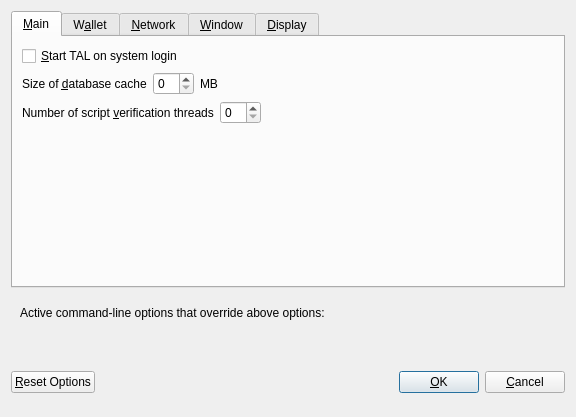
<?xml version="1.0" encoding="UTF-8"?>
<ui version="4.0">
 <class>OptionsDialog</class>
 <widget class="QDialog" name="OptionsDialog">
  <property name="geometry">
   <rect>
    <x>0</x>
    <y>0</y>
    <width>576</width>
    <height>417</height>
   </rect>
  </property>
  <property name="windowTitle">
   <string>Options</string>
  </property>
  <property name="modal">
   <bool>true</bool>
  </property>
  <layout class="QVBoxLayout" name="verticalLayout">
   <item>
    <widget class="QTabWidget" name="tabWidget">
     <property name="currentIndex">
      <number>0</number>
     </property>
     <widget class="QWidget" name="tabMain">
      <attribute name="title">
       <string>&amp;Main</string>
      </attribute>
      <layout class="QVBoxLayout" name="verticalLayout_Main">
       <item>
        <widget class="QCheckBox" name="bitcoinAtStartup">
         <property name="toolTip">
          <string>Automatically start TAL after logging in to the system.</string>
         </property>
         <property name="text">
          <string>&amp;Start TAL on system login</string>
         </property>
        </widget>
       </item>
       <item>
        <layout class="QHBoxLayout" name="horizontalLayout_2_Main">
         <item>
          <widget class="QLabel" name="databaseCacheLabel">
           <property name="text">
            <string>Size of &amp;database cache</string>
           </property>
           <property name="textFormat">
            <enum>Qt::PlainText</enum>
           </property>
           <property name="buddy">
            <cstring>databaseCache</cstring>
           </property>
          </widget>
         </item>
         <item>
          <widget class="QSpinBox" name="databaseCache"/>
         </item>
         <item>
          <widget class="QLabel" name="databaseCacheUnitLabel">
           <property name="text">
            <string>MB</string>
           </property>
           <property name="textFormat">
            <enum>Qt::PlainText</enum>
           </property>
          </widget>
         </item>
         <item>
          <spacer name="horizontalSpacer_2_Main">
           <property name="orientation">
            <enum>Qt::Horizontal</enum>
           </property>
           <property name="sizeHint" stdset="0">
            <size>
             <width>40</width>
             <height>20</height>
            </size>
           </property>
          </spacer>
         </item>
        </layout>
       </item>
       <item>
        <layout class="QHBoxLayout" name="horizontalLayout_3_Main">
         <item>
          <widget class="QLabel" name="threadsScriptVerifLabel">
           <property name="text">
            <string>Number of script &amp;verification threads</string>
           </property>
           <property name="textFormat">
            <enum>Qt::PlainText</enum>
           </property>
           <property name="buddy">
            <cstring>threadsScriptVerif</cstring>
           </property>
          </widget>
         </item>
         <item>
          <widget class="QSpinBox" name="threadsScriptVerif">
           <property name="toolTip">
            <string>(0 = auto, &lt;0 = leave that many cores free)</string>
           </property>
          </widget>
         </item>
         <item>
          <spacer name="horizontalSpacer_3_Main">
           <property name="orientation">
            <enum>Qt::Horizontal</enum>
           </property>
           <property name="sizeHint" stdset="0">
            <size>
             <width>40</width>
             <height>20</height>
            </size>
           </property>
          </spacer>
         </item>
        </layout>
       </item>
       <item>
        <spacer name="verticalSpacer_Main">
         <property name="orientation">
          <enum>Qt::Vertical</enum>
         </property>
         <property name="sizeHint" stdset="0">
          <size>
           <width>20</width>
           <height>40</height>
          </size>
         </property>
        </spacer>
       </item>
      </layout>
     </widget>
     <widget class="QWidget" name="tabWallet">
      <attribute name="title">
       <string>W&amp;allet</string>
      </attribute>
      <layout class="QVBoxLayout" name="verticalLayout_Wallet">
       <item>
        <widget class="QGroupBox" name="groupBox">
         <property name="title">
          <string>Expert</string>
         </property>
         <layout class="QVBoxLayout" name="verticalLayout_2">
          <item>
           <widget class="QCheckBox" name="coinControlFeatures">
            <property name="toolTip">
             <string>Whether to show coin control features or not.</string>
            </property>
            <property name="text">
             <string>Enable coin &amp;control features</string>
            </property>
           </widget>
          </item>
          <item>
           <widget class="QCheckBox" name="showMasternodesTab">
            <property name="toolTip">
             <string>Show additional tab listing all your masternodes in first sub-tab&lt;br/&gt;and all masternodes on the network in second sub-tab.</string>
            </property>
            <property name="text">
             <string>Show Masternodes Tab</string>
            </property>
           </widget>
          </item>
          <item>
           <widget class="QCheckBox" name="spendZeroConfChange">
            <property name="toolTip">
             <string>If you disable the spending of unconfirmed change, the change from a transaction&lt;br/&gt;cannot be used until that transaction has at least one confirmation.&lt;br/&gt;This also affects how your balance is computed.</string>
            </property>
            <property name="text">
             <string>&amp;Spend unconfirmed change</string>
            </property>
           </widget>
          </item>
         </layout>
        </widget>
       </item>
       <item>
        <spacer name="verticalSpacer_Wallet">
         <property name="orientation">
          <enum>Qt::Vertical</enum>
         </property>
         <property name="sizeHint" stdset="0">
          <size>
           <width>20</width>
           <height>40</height>
          </size>
         </property>
        </spacer>
       </item>
      </layout>
     </widget>
     <widget class="QWidget" name="tabNetwork">
      <attribute name="title">
       <string>&amp;Network</string>
      </attribute>
      <layout class="QVBoxLayout" name="verticalLayout_Network">
       <item>
        <widget class="QCheckBox" name="mapPortUpnp">
         <property name="toolTip">
          <string>Automatically open the TAL client port on the router. This only works when your router supports UPnP and it is enabled.</string>
         </property>
         <property name="text">
          <string>Map port using &amp;UPnP</string>
         </property>
        </widget>
       </item>
       <item>
        <widget class="QCheckBox" name="allowIncoming">
         <property name="toolTip">
          <string>Accept connections from outside</string>
         </property>
         <property name="text">
          <string>Allow incoming connections</string>
         </property>
        </widget>
       </item>
       <item>
        <widget class="QCheckBox" name="connectSocks">
         <property name="toolTip">
          <string>Connect to the TAL network through a SOCKS5 proxy.</string>
         </property>
         <property name="text">
          <string>&amp;Connect through SOCKS5 proxy (default proxy):</string>
         </property>
        </widget>
       </item>
       <item>
        <layout class="QHBoxLayout" name="horizontalLayout_1_Network">
         <item>
          <widget class="QLabel" name="proxyIpLabel">
           <property name="text">
            <string>Proxy &amp;IP:</string>
           </property>
           <property name="textFormat">
            <enum>Qt::PlainText</enum>
           </property>
           <property name="buddy">
            <cstring>proxyIp</cstring>
           </property>
          </widget>
         </item>
         <item>
          <widget class="QValidatedLineEdit" name="proxyIp">
           <property name="minimumSize">
            <size>
             <width>140</width>
             <height>0</height>
            </size>
           </property>
           <property name="maximumSize">
            <size>
             <width>140</width>
             <height>16777215</height>
            </size>
           </property>
           <property name="toolTip">
            <string>IP address of the proxy (e.g. IPv4: 127.0.0.1 / IPv6: ::1)</string>
           </property>
          </widget>
         </item>
         <item>
          <widget class="QLabel" name="proxyPortLabel">
           <property name="text">
            <string>&amp;Port:</string>
           </property>
           <property name="textFormat">
            <enum>Qt::PlainText</enum>
           </property>
           <property name="buddy">
            <cstring>proxyPort</cstring>
           </property>
          </widget>
         </item>
         <item>
          <widget class="QLineEdit" name="proxyPort">
           <property name="minimumSize">
            <size>
             <width>55</width>
             <height>0</height>
            </size>
           </property>
           <property name="maximumSize">
            <size>
             <width>55</width>
             <height>16777215</height>
            </size>
           </property>
           <property name="toolTip">
            <string>Port of the proxy (e.g. 9050)</string>
           </property>
          </widget>
         </item>
         <item>
          <spacer name="horizontalSpacer_1_Network">
           <property name="orientation">
            <enum>Qt::Horizontal</enum>
           </property>
           <property name="sizeHint" stdset="0">
            <size>
             <width>40</width>
             <height>20</height>
            </size>
           </property>
          </spacer>
         </item>
        </layout>
       </item>
       <item>
        <spacer name="verticalSpacer_Network">
         <property name="orientation">
          <enum>Qt::Vertical</enum>
         </property>
         <property name="sizeHint" stdset="0">
          <size>
           <width>20</width>
           <height>40</height>
          </size>
         </property>
        </spacer>
       </item>
      </layout>
     </widget>
     <widget class="QWidget" name="tabWindow">
      <attribute name="title">
       <string>&amp;Window</string>
      </attribute>
      <layout class="QVBoxLayout" name="verticalLayout_Window">
       <item>
        <widget class="QCheckBox" name="minimizeToTray">
         <property name="toolTip">
          <string>Show only a tray icon after minimizing the window.</string>
         </property>
         <property name="text">
          <string>&amp;Minimize to the tray instead of the taskbar</string>
         </property>
        </widget>
       </item>
       <item>
        <widget class="QCheckBox" name="minimizeOnClose">
         <property name="toolTip">
          <string>Minimize instead of exit the application when the window is closed. When this option is enabled, the application will be closed only after selecting Quit in the menu.</string>
         </property>
         <property name="text">
          <string>M&amp;inimize on close</string>
         </property>
        </widget>
       </item>
       <item>
        <spacer name="verticalSpacer_Window">
         <property name="orientation">
          <enum>Qt::Vertical</enum>
         </property>
         <property name="sizeHint" stdset="0">
          <size>
           <width>20</width>
           <height>40</height>
          </size>
         </property>
        </spacer>
       </item>
      </layout>
     </widget>
     <widget class="QWidget" name="tabDisplay">
      <attribute name="title">
       <string>&amp;Display</string>
      </attribute>
      <layout class="QVBoxLayout" name="verticalLayout_Display">
       <item>
        <layout class="QHBoxLayout" name="horizontalLayout_1_Display">
         <item>
          <widget class="QLabel" name="langLabel">
           <property name="text">
            <string>User Interface &amp;language:</string>
           </property>
           <property name="textFormat">
            <enum>Qt::PlainText</enum>
           </property>
           <property name="buddy">
            <cstring>lang</cstring>
           </property>
          </widget>
         </item>
         <item>
          <widget class="QValueComboBox" name="lang">
           <property name="toolTip">
            <string>The user interface language can be set here. This setting will take effect after restarting TAL.</string>
           </property>
          </widget>
         </item>
        </layout>
       </item>
       <item>
        <widget class="QLabel" name="label_3">
         <property name="toolTip">
          <string notr="true"/>
         </property>
         <property name="statusTip">
          <string notr="true"/>
         </property>
         <property name="whatsThis">
          <string notr="true"/>
         </property>
         <property name="accessibleName">
          <string notr="true"/>
         </property>
         <property name="text">
          <string>Language missing or translation incomplete? Help contributing translations here:
https://www.transifex.com/tal-project/tal-project-translations</string>
         </property>
         <property name="wordWrap">
          <bool>true</bool>
         </property>
         <property name="openExternalLinks">
          <bool>true</bool>
         </property>
         <property name="textInteractionFlags">
          <set>Qt::TextBrowserInteraction</set>
         </property>
        </widget>
       </item>
       <item>
        <layout class="QHBoxLayout" name="horizontalLayout_4_Display" stretch="0,0">
         <item>
          <widget class="QLabel" name="themeLabel">
           <property name="text">
            <string>User Interface Theme:</string>
           </property>
          </widget>
         </item>
         <item>
          <widget class="QValueComboBox" name="theme"/>
         </item>
        </layout>
       </item>
       <item>
        <widget class="Line" name="line">
         <property name="orientation">
          <enum>Qt::Horizontal</enum>
         </property>
        </widget>
       </item>
       <item>
        <layout class="QHBoxLayout" name="horizontalLayout_2_Display">
         <item>
          <widget class="QLabel" name="unitLabel">
           <property name="text">
            <string>&amp;Unit to show amounts in:</string>
           </property>
           <property name="textFormat">
            <enum>Qt::PlainText</enum>
           </property>
           <property name="buddy">
            <cstring>unit</cstring>
           </property>
          </widget>
         </item>
         <item>
          <widget class="QValueComboBox" name="unit">
           <property name="toolTip">
            <string>Choose the default subdivision unit to show in the interface and when sending coins.</string>
           </property>
          </widget>
         </item>
        </layout>
       </item>
       <item>
        <layout class="QHBoxLayout" name="horizontalLayout_5_Display">
         <item>
          <widget class="QLabel" name="digitsLabel">
           <property name="text">
            <string>Decimal digits</string>
           </property>
          </widget>
         </item>
         <item>
          <widget class="QValueComboBox" name="digits"/>
         </item>
        </layout>
       </item>
       <item>
        <layout class="QHBoxLayout" name="horizontalLayout_3_Display">
         <item>
          <widget class="QLabel" name="thirdPartyTxUrlsLabel">
           <property name="toolTip">
            <string>Third party URLs (e.g. a block explorer) that appear in the transactions tab as context menu items. %s in the URL is replaced by transaction hash. Multiple URLs are separated by vertical bar |.</string>
           </property>
           <property name="text">
            <string>Third party transaction URLs</string>
           </property>
           <property name="buddy">
            <cstring>thirdPartyTxUrls</cstring>
           </property>
          </widget>
         </item>
         <item>
          <widget class="QLineEdit" name="thirdPartyTxUrls">
           <property name="toolTip">
            <string>Third party URLs (e.g. a block explorer) that appear in the transactions tab as context menu items. %s in the URL is replaced by transaction hash. Multiple URLs are separated by vertical bar |.</string>
           </property>
          </widget>
         </item>
        </layout>
       </item>
       <item>
        <spacer name="verticalSpacer">
         <property name="orientation">
          <enum>Qt::Vertical</enum>
         </property>
         <property name="sizeHint" stdset="0">
          <size>
           <width>20</width>
           <height>40</height>
          </size>
         </property>
        </spacer>
       </item>
      </layout>
     </widget>
    </widget>
   </item>
   <item>
    <widget class="QFrame" name="frame">
     <layout class="QVBoxLayout" name="verticalLayout_Bottom">
      <item>
       <layout class="QHBoxLayout" name="horizontalLayout_Bottom">
        <item>
         <widget class="QLabel" name="overriddenByCommandLineInfoLabel">
          <property name="text">
           <string>Active command-line options that override above options:</string>
          </property>
          <property name="textFormat">
           <enum>Qt::PlainText</enum>
          </property>
         </widget>
        </item>
        <item>
         <spacer name="horizontalSpacer_Bottom">
          <property name="orientation">
           <enum>Qt::Horizontal</enum>
          </property>
          <property name="sizeHint" stdset="0">
           <size>
            <width>40</width>
            <height>20</height>
           </size>
          </property>
         </spacer>
        </item>
       </layout>
      </item>
      <item>
       <widget class="QLabel" name="overriddenByCommandLineLabel">
        <property name="text">
         <string/>
        </property>
        <property name="textFormat">
         <enum>Qt::PlainText</enum>
        </property>
        <property name="wordWrap">
         <bool>true</bool>
        </property>
       </widget>
      </item>
     </layout>
    </widget>
   </item>
   <item>
    <layout class="QHBoxLayout" name="horizontalLayout_Buttons">
     <item>
      <widget class="QPushButton" name="resetButton">
       <property name="toolTip">
        <string>Reset all client options to default.</string>
       </property>
       <property name="text">
        <string>&amp;Reset Options</string>
       </property>
       <property name="autoDefault">
        <bool>false</bool>
       </property>
      </widget>
     </item>
     <item>
      <spacer name="horizontalSpacer_1">
       <property name="orientation">
        <enum>Qt::Horizontal</enum>
       </property>
       <property name="sizeHint" stdset="0">
        <size>
         <width>40</width>
         <height>48</height>
        </size>
       </property>
      </spacer>
     </item>
     <item>
      <widget class="QLabel" name="statusLabel">
       <property name="minimumSize">
        <size>
         <width>200</width>
         <height>0</height>
        </size>
       </property>
       <property name="font">
        <font>
         <weight>75</weight>
         <bold>true</bold>
        </font>
       </property>
       <property name="text">
        <string/>
       </property>
       <property name="textFormat">
        <enum>Qt::PlainText</enum>
       </property>
       <property name="wordWrap">
        <bool>true</bool>
       </property>
      </widget>
     </item>
     <item>
      <spacer name="horizontalSpacer_2">
       <property name="orientation">
        <enum>Qt::Horizontal</enum>
       </property>
       <property name="sizeHint" stdset="0">
        <size>
         <width>40</width>
         <height>48</height>
        </size>
       </property>
      </spacer>
     </item>
     <item>
      <widget class="QPushButton" name="okButton">
       <property name="text">
        <string>&amp;OK</string>
       </property>
       <property name="autoDefault">
        <bool>false</bool>
       </property>
       <property name="default">
        <bool>true</bool>
       </property>
      </widget>
     </item>
     <item>
      <widget class="QPushButton" name="cancelButton">
       <property name="text">
        <string>&amp;Cancel</string>
       </property>
       <property name="autoDefault">
        <bool>false</bool>
       </property>
      </widget>
     </item>
    </layout>
   </item>
  </layout>
 </widget>
 <customwidgets>
  <customwidget>
   <class>QValidatedLineEdit</class>
   <extends>QLineEdit</extends>
   <header>qvalidatedlineedit.h</header>
  </customwidget>
  <customwidget>
   <class>QValueComboBox</class>
   <extends>QComboBox</extends>
   <header>qvaluecombobox.h</header>
  </customwidget>
 </customwidgets>
 <resources/>
 <connections/>
</ui>
